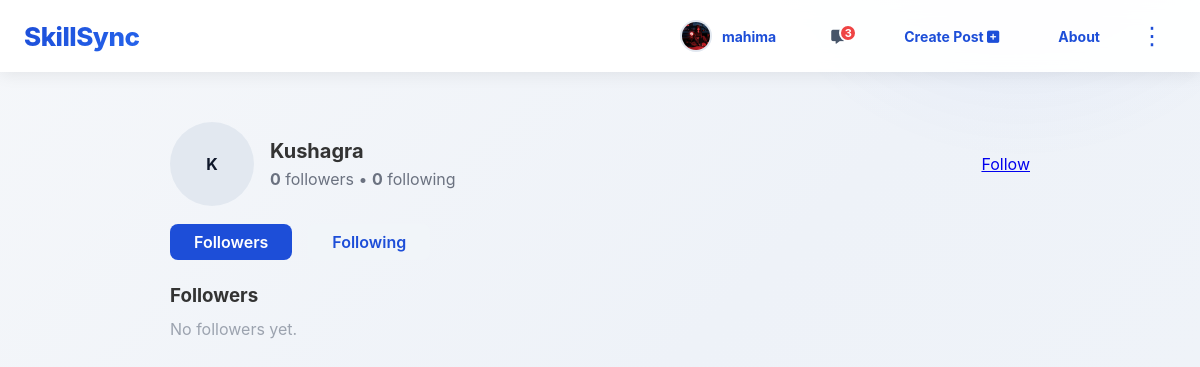
The app's page /profile/Kushagra/dashboard/ (signed in), older data.
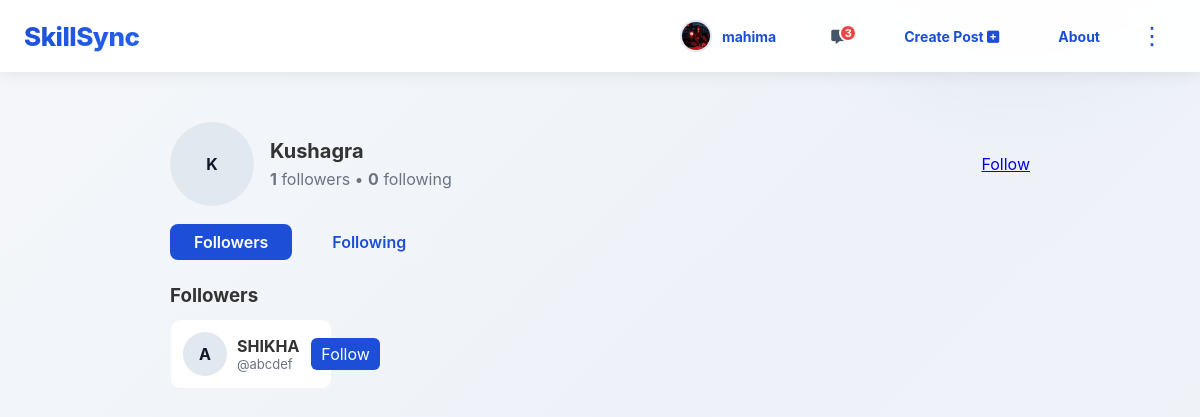
The same page, newer data.
### main/models.py (models this page shows, shortened)
class Follow(models.Model):
    follower=models.ForeignKey(User,related_name='following',on_delete=models.CASCADE)
    following=models.ForeignKey(User,related_name='followers',on_delete=models.CASCADE)

class Profile(models.Model):
    user = models.OneToOneField(User, on_delete=models.CASCADE)
    full_name = models.CharField(max_length=100, blank=True)
    profession = models.CharField(max_length=100, blank=True)
    about = models.TextField(blank=True)
    profile_picture = models.ImageField(upload_to='profile_pics/', default='profile_pics/default.jpg')
    def get_profile_picture_url(self):
        if self.profile_picture:
            try:
                if self.profile_picture.storage.exists(self.profile_picture.name):
                    if 'default' not in self.profile_picture.name:
                        return self.profile_picture.url
            except:
                pass
        return None

### main/views.py (the view)
# urls.py: path('profile/<str:username>/dashboard/', views.profile_dashboard, name='profile_dashboard'),
def profile_dashboard(request, username):
    profile_user = get_object_or_404(User, username=username)
    followers_qs = Follow.objects.filter(following=profile_user).select_related('follower').order_by('-id')
    followers_count = followers_qs.count()
    following_qs = Follow.objects.filter(follower=profile_user).select_related('following').order_by('-id')
    following_count = following_qs.count()
    viewer_follows = False
    viewer_following_ids = set()
    if request.user.is_authenticated:
        viewer_follows = Follow.objects.filter(follower=request.user, following=profile_user).exists()
        viewer_following_ids = set(Follow.objects.filter(follower=request.user).values_list('following_id', flat=True))
    followers_page_number = request.GET.get('followers_page', 1)
    following_page_number = request.GET.get('following_page', 1)
    followers_paginator = Paginator(followers_qs, 12)
    following_paginator = Paginator(following_qs, 12)
    followers_page = followers_paginator.get_page(followers_page_number)
    following_page = following_paginator.get_page(following_page_number)
    context = {
        'profile_user': profile_user,
        'followers_page': followers_page,
        'following_page': following_page,
        'followers_count': followers_count,
        'following_count': following_count,
        'viewer_follows': viewer_follows,
        'viewer_following_ids': viewer_following_ids,
    }
    return render(request, 'profile_dashboard.html', context)

### main/templates/profile_dashboard.html (shortened to what the changed rows need)
{% extends "base.html" %}
{% load static %}
{% block content %}
<div class="profile-dashboard" style="max-width:1000px;margin:28px auto;padding:20px;">
  <div style="display:flex;align-items:center;gap:16px;margin-bottom:18px;">
    <div>
      <h2 style="margin:0;font-size:20px;">{{ profile_user.profile.full_name|default:profile_user.username }}</h2>
      <div style="color:#6b7280;margin-top:6px;">
        <strong>{{ followers_count }}</strong> followers • <strong>{{ following_count }}</strong> following
      </div>
    </div>
  </div>
  <div style="display:flex;gap:24px;flex-wrap:wrap;">
    <div id="followersSection" style="flex:1;min-width:320px;">
      <div style="display:grid;grid-template-columns:repeat(auto-fill,minmax(160px,1fr));gap:12px;">
        {% for rel in followers_page %}
          <div style="padding:12px;background:#fff;border-radius:10px;border:1px solid #f0f4f8;display:flex;align-items:center;gap:12px;">
            <a href="{% url 'view_profile' rel.follower.username %}" style="display:flex;align-items:center;gap:10px;text-decoration:none;color:inherit;">
              {% if rel.follower.profile.get_profile_picture_url %}
                <img src="{{ rel.follower.profile.get_profile_picture_url }}" alt="{{ rel.follower.username }}" style="width:44px;height:44px;border-radius:50%;object-fit:cover;border:1px solid #e2e8f0;">
              {% else %}
                <div style="width:44px;height:44px;border-radius:50%;background:#e2e8f0;display:flex;align-items:center;justify-content:center;font-weight:700;color:#0f172a;">
                  {{ rel.follower.username|first|upper }}
                </div>
              {% endif %}
              <div>
                <div style="font-weight:700;">{{ rel.follower.profile.full_name|default:rel.follower.username }}</div>
                <div style="color:#6b7280;font-size:13px;">@{{ rel.follower.username }}</div>
              </div>
            </a>
            <div style="margin-left:auto;">
              {% if user.is_authenticated and user != rel.follower %}
                {% if rel.follower.id in viewer_following_ids %}
                  <form action="{% url 'unfollow' rel.follower.id %}" method="post" style="display:inline;">
                    {% csrf_token %}
                    <button type="submit" class="post-action" style="background:#ef4444;color:white;border-radius:6px;padding:6px 10px;border:none;">Unfollow</button>
                  </form>
                {% else %}
                  <a href="{% url 'send_follow_request' rel.follower.id %}" class="post-action" style="padding:6px 10px;border-radius:6px;background:#1d4ed8;color:white;text-decoration:none;">Follow</a>
                {% endif %}
              {% endif %}
            </div>
          </div>
        {% empty %}
          <p style="color:#9ca3af;">No followers yet.</p>
        {% endfor %}
      </div>
    </div>
  </div>
{% endblock %}

Row changes from the older to the newer data that the page shows:
added Follow: follower.username|first "A", follower.profile.full_name "SHIKHA", follower.username "abcdef", shows "Follow"
Text that changed along with them:
{{ followers_count }}: "0" → "1"
text no longer shown: "No followers yet."
